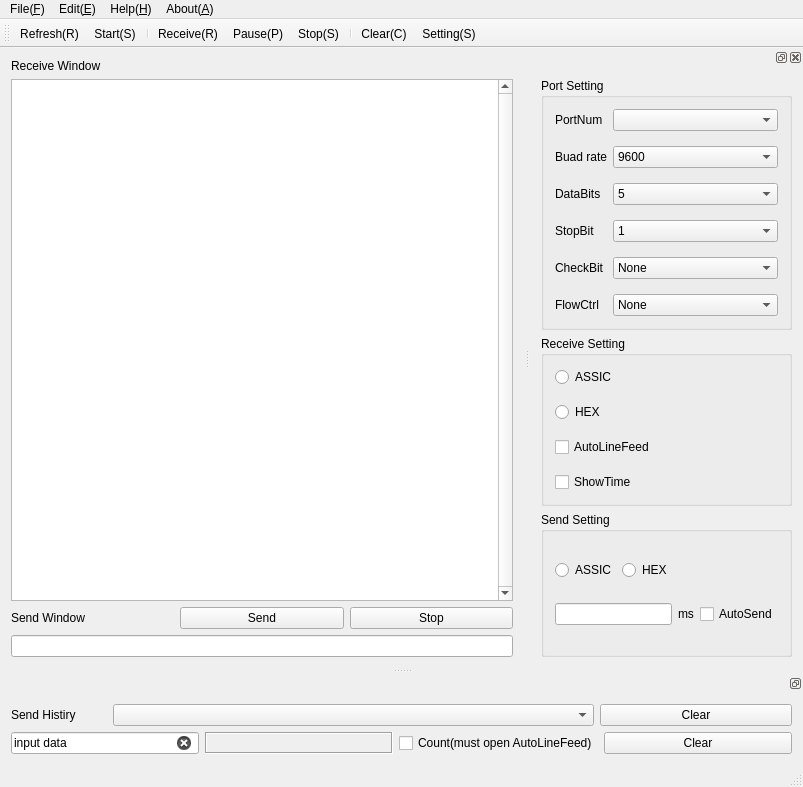
<?xml version="1.0" encoding="UTF-8"?>
<ui version="4.0">
 <class>MainWindow</class>
 <widget class="QMainWindow" name="MainWindow">
  <property name="geometry">
   <rect>
    <x>0</x>
    <y>0</y>
    <width>803</width>
    <height>787</height>
   </rect>
  </property>
  <property name="sizePolicy">
   <sizepolicy hsizetype="Expanding" vsizetype="Expanding">
    <horstretch>0</horstretch>
    <verstretch>0</verstretch>
   </sizepolicy>
  </property>
  <property name="windowTitle">
   <string>MainWindow</string>
  </property>
  <widget class="QWidget" name="centralWidget">
   <layout class="QVBoxLayout" name="verticalLayout">
    <item>
     <widget class="QLabel" name="label_2">
      <property name="text">
       <string>Receive Window</string>
      </property>
     </widget>
    </item>
    <item>
     <widget class="QPlainTextEdit" name="ReceiveWin">
      <property name="minimumSize">
       <size>
        <width>100</width>
        <height>400</height>
       </size>
      </property>
      <property name="autoFillBackground">
       <bool>false</bool>
      </property>
      <property name="frameShadow">
       <enum>QFrame::Plain</enum>
      </property>
      <property name="verticalScrollBarPolicy">
       <enum>Qt::ScrollBarAlwaysOn</enum>
      </property>
      <property name="horizontalScrollBarPolicy">
       <enum>Qt::ScrollBarAsNeeded</enum>
      </property>
     </widget>
    </item>
    <item>
     <layout class="QHBoxLayout" name="horizontalLayout" stretch="1,1,1">
      <item>
       <widget class="QLabel" name="label">
        <property name="text">
         <string>Send Window</string>
        </property>
       </widget>
      </item>
      <item>
       <widget class="QPushButton" name="Send_S_Button">
        <property name="text">
         <string>Send</string>
        </property>
       </widget>
      </item>
      <item>
       <widget class="QPushButton" name="Stop_S_Button">
        <property name="text">
         <string>Stop</string>
        </property>
       </widget>
      </item>
     </layout>
    </item>
    <item>
     <widget class="QLineEdit" name="SendWindow"/>
    </item>
   </layout>
  </widget>
  <widget class="QMenuBar" name="menuBar">
   <property name="geometry">
    <rect>
     <x>0</x>
     <y>0</y>
     <width>803</width>
     <height>22</height>
    </rect>
   </property>
   <widget class="QMenu" name="menu_N">
    <property name="title">
     <string>File(&amp;F)</string>
    </property>
    <addaction name="action_Open_file"/>
    <addaction name="action_Save_file"/>
    <addaction name="separator"/>
    <addaction name="actionclose"/>
   </widget>
   <widget class="QMenu" name="menuEdit_E">
    <property name="title">
     <string>Edit(&amp;E)</string>
    </property>
    <addaction name="actionStart"/>
    <addaction name="actionReceive_R"/>
    <addaction name="actionPause_P"/>
    <addaction name="actionStop_S"/>
    <addaction name="separator"/>
    <addaction name="actionClear_C"/>
    <addaction name="separator"/>
    <addaction name="actionFind_F"/>
    <addaction name="separator"/>
    <addaction name="actionSetting_S"/>
    <addaction name="actionOpen_Dock"/>
    <addaction name="actionClose_Dock"/>
    <addaction name="separator"/>
    <addaction name="actionRefresh_R"/>
   </widget>
   <widget class="QMenu" name="menuSetting_S">
    <property name="title">
     <string>Help(&amp;H)</string>
    </property>
    <addaction name="actionDefault_Setting"/>
   </widget>
   <widget class="QMenu" name="menuAbout_A">
    <property name="title">
     <string>About(&amp;A)</string>
    </property>
    <addaction name="actionTouch_us"/>
   </widget>
   <addaction name="menu_N"/>
   <addaction name="menuEdit_E"/>
   <addaction name="menuSetting_S"/>
   <addaction name="menuAbout_A"/>
  </widget>
  <widget class="QToolBar" name="mainToolBar">
   <attribute name="toolBarArea">
    <enum>TopToolBarArea</enum>
   </attribute>
   <attribute name="toolBarBreak">
    <bool>false</bool>
   </attribute>
   <addaction name="actionRefresh_R"/>
   <addaction name="actionStart"/>
   <addaction name="separator"/>
   <addaction name="actionReceive_R"/>
   <addaction name="actionPause_P"/>
   <addaction name="actionStop_S"/>
   <addaction name="separator"/>
   <addaction name="actionClear_C"/>
   <addaction name="actionSetting_S"/>
  </widget>
  <widget class="QStatusBar" name="statusBar"/>
  <widget class="QDockWidget" name="dockWidget">
   <property name="sizePolicy">
    <sizepolicy hsizetype="Expanding" vsizetype="Expanding">
     <horstretch>0</horstretch>
     <verstretch>0</verstretch>
    </sizepolicy>
   </property>
   <property name="minimumSize">
    <size>
     <width>250</width>
     <height>612</height>
    </size>
   </property>
   <property name="floating">
    <bool>false</bool>
   </property>
   <property name="features">
    <set>QDockWidget::AllDockWidgetFeatures</set>
   </property>
   <attribute name="dockWidgetArea">
    <number>2</number>
   </attribute>
   <widget class="QWidget" name="dockWidgetContents_3">
    <layout class="QVBoxLayout" name="verticalLayout_7">
     <item>
      <widget class="QGroupBox" name="groupBox_6">
       <property name="title">
        <string>Port Setting</string>
       </property>
       <layout class="QFormLayout" name="formLayout_3">
        <property name="verticalSpacing">
         <number>15</number>
        </property>
        <item row="0" column="0">
         <widget class="QLabel" name="label_13">
          <property name="text">
           <string>PortNum</string>
          </property>
         </widget>
        </item>
        <item row="0" column="1">
         <widget class="QComboBox" name="PortNumBox"/>
        </item>
        <item row="1" column="0">
         <widget class="QLabel" name="label_14">
          <property name="text">
           <string>Buad rate</string>
          </property>
         </widget>
        </item>
        <item row="1" column="1">
         <widget class="QComboBox" name="BuatrateBox">
          <item>
           <property name="text">
            <string>9600</string>
           </property>
          </item>
          <item>
           <property name="text">
            <string>19200</string>
           </property>
          </item>
          <item>
           <property name="text">
            <string>38400</string>
           </property>
          </item>
          <item>
           <property name="text">
            <string>57600</string>
           </property>
          </item>
          <item>
           <property name="text">
            <string>115200</string>
           </property>
          </item>
         </widget>
        </item>
        <item row="2" column="0">
         <widget class="QLabel" name="label_15">
          <property name="text">
           <string>DataBits</string>
          </property>
         </widget>
        </item>
        <item row="2" column="1">
         <widget class="QComboBox" name="DataBitBox">
          <item>
           <property name="text">
            <string>5</string>
           </property>
          </item>
          <item>
           <property name="text">
            <string>6</string>
           </property>
          </item>
          <item>
           <property name="text">
            <string>7</string>
           </property>
          </item>
          <item>
           <property name="text">
            <string>8</string>
           </property>
          </item>
         </widget>
        </item>
        <item row="3" column="0">
         <widget class="QLabel" name="label_16">
          <property name="text">
           <string>StopBit</string>
          </property>
         </widget>
        </item>
        <item row="3" column="1">
         <widget class="QComboBox" name="StopBitBox">
          <item>
           <property name="text">
            <string>1</string>
           </property>
          </item>
          <item>
           <property name="text">
            <string>1.5</string>
           </property>
          </item>
          <item>
           <property name="text">
            <string>2</string>
           </property>
          </item>
         </widget>
        </item>
        <item row="4" column="0">
         <widget class="QLabel" name="label_17">
          <property name="text">
           <string>CheckBit</string>
          </property>
         </widget>
        </item>
        <item row="4" column="1">
         <widget class="QComboBox" name="CheckBitBox">
          <item>
           <property name="text">
            <string>None</string>
           </property>
          </item>
          <item>
           <property name="text">
            <string>Even</string>
           </property>
          </item>
          <item>
           <property name="text">
            <string>Odd</string>
           </property>
          </item>
          <item>
           <property name="text">
            <string>Space</string>
           </property>
          </item>
         </widget>
        </item>
        <item row="5" column="0">
         <widget class="QLabel" name="label_18">
          <property name="text">
           <string>FlowCtrl</string>
          </property>
         </widget>
        </item>
        <item row="5" column="1">
         <widget class="QComboBox" name="FlowCtrl">
          <item>
           <property name="text">
            <string>None</string>
           </property>
          </item>
          <item>
           <property name="text">
            <string>RTS/CTS</string>
           </property>
          </item>
          <item>
           <property name="text">
            <string>XON/XOFF</string>
           </property>
          </item>
         </widget>
        </item>
       </layout>
      </widget>
     </item>
     <item>
      <widget class="QGroupBox" name="groupBox_5">
       <property name="title">
        <string>Receive Setting</string>
       </property>
       <layout class="QVBoxLayout" name="verticalLayout_6">
        <property name="spacing">
         <number>15</number>
        </property>
        <item>
         <widget class="QRadioButton" name="R_ASSIC">
          <property name="text">
           <string>ASSIC</string>
          </property>
         </widget>
        </item>
        <item>
         <widget class="QRadioButton" name="R_HEX">
          <property name="text">
           <string>HEX</string>
          </property>
         </widget>
        </item>
        <item>
         <widget class="QCheckBox" name="AutoLineFeed">
          <property name="text">
           <string>AutoLineFeed</string>
          </property>
         </widget>
        </item>
        <item>
         <widget class="QCheckBox" name="ShowTimeCheck">
          <property name="text">
           <string>ShowTime</string>
          </property>
         </widget>
        </item>
       </layout>
      </widget>
     </item>
     <item>
      <widget class="QGroupBox" name="groupBox_4">
       <property name="title">
        <string>Send Setting</string>
       </property>
       <layout class="QGridLayout" name="gridLayout">
        <item row="2" column="3">
         <widget class="QCheckBox" name="TimeCheck">
          <property name="text">
           <string>AutoSend</string>
          </property>
         </widget>
        </item>
        <item row="2" column="0" colspan="2">
         <widget class="QLineEdit" name="TimeEdit"/>
        </item>
        <item row="0" column="0">
         <widget class="QRadioButton" name="S_ASSIC">
          <property name="text">
           <string>ASSIC</string>
          </property>
         </widget>
        </item>
        <item row="2" column="2">
         <widget class="QLabel" name="label_3">
          <property name="text">
           <string>ms</string>
          </property>
         </widget>
        </item>
        <item row="0" column="1">
         <widget class="QRadioButton" name="S_HEX">
          <property name="text">
           <string>HEX</string>
          </property>
         </widget>
        </item>
       </layout>
      </widget>
     </item>
    </layout>
   </widget>
  </widget>
  <widget class="QDockWidget" name="dockWidget_5">
   <property name="features">
    <set>QDockWidget::DockWidgetFloatable|QDockWidget::DockWidgetMovable</set>
   </property>
   <property name="allowedAreas">
    <set>Qt::BottomDockWidgetArea|Qt::TopDockWidgetArea</set>
   </property>
   <attribute name="dockWidgetArea">
    <number>8</number>
   </attribute>
   <widget class="QWidget" name="dockWidgetContents_7">
    <layout class="QVBoxLayout" name="verticalLayout_5">
     <item>
      <layout class="QHBoxLayout" name="horizontalLayout_2" stretch="1,5,2">
       <item>
        <widget class="QLabel" name="label_4">
         <property name="text">
          <string>Send Histiry</string>
         </property>
        </widget>
       </item>
       <item>
        <widget class="QComboBox" name="HistoryWin"/>
       </item>
       <item>
        <widget class="QPushButton" name="ClearHistory">
         <property name="text">
          <string>Clear</string>
         </property>
        </widget>
       </item>
      </layout>
     </item>
     <item>
      <layout class="QHBoxLayout" name="horizontalLayout_3" stretch="1,1,1,1">
       <item>
        <widget class="QLineEdit" name="CountEdit">
         <property name="text">
          <string>input data</string>
         </property>
         <property name="frame">
          <bool>true</bool>
         </property>
         <property name="echoMode">
          <enum>QLineEdit::Normal</enum>
         </property>
         <property name="dragEnabled">
          <bool>false</bool>
         </property>
         <property name="cursorMoveStyle">
          <enum>Qt::LogicalMoveStyle</enum>
         </property>
         <property name="clearButtonEnabled">
          <bool>true</bool>
         </property>
        </widget>
       </item>
       <item>
        <widget class="QLabel" name="ShowDataNumLabel">
         <property name="frameShape">
          <enum>QFrame::Box</enum>
         </property>
         <property name="frameShadow">
          <enum>QFrame::Sunken</enum>
         </property>
         <property name="text">
          <string/>
         </property>
        </widget>
       </item>
       <item>
        <widget class="QCheckBox" name="CountCheck">
         <property name="text">
          <string>Count(must open AutoLineFeed)</string>
         </property>
        </widget>
       </item>
       <item>
        <widget class="QPushButton" name="ClearCountButton">
         <property name="text">
          <string>Clear</string>
         </property>
        </widget>
       </item>
      </layout>
     </item>
    </layout>
   </widget>
  </widget>
  <action name="action_Open_file">
   <property name="icon">
    <iconset resource="image.qrc">
     <normaloff>:/image/images/new_file.png</normaloff>:/image/images/new_file.png</iconset>
   </property>
   <property name="text">
    <string>Open file</string>
   </property>
  </action>
  <action name="action_Save_file">
   <property name="text">
    <string>Save file</string>
   </property>
  </action>
  <action name="actionclose">
   <property name="icon">
    <iconset resource="image.qrc">
     <normaloff>:/image/images/close.png</normaloff>:/image/images/close.png</iconset>
   </property>
   <property name="text">
    <string>close</string>
   </property>
  </action>
  <action name="actionStart">
   <property name="icon">
    <iconset resource="image.qrc">
     <normaloff>:/image/images/start.png</normaloff>:/image/images/start.png</iconset>
   </property>
   <property name="text">
    <string>Start(&amp;S)</string>
   </property>
  </action>
  <action name="actionPause_P">
   <property name="icon">
    <iconset resource="image.qrc">
     <normaloff>:/image/images/pause.png</normaloff>:/image/images/pause.png</iconset>
   </property>
   <property name="text">
    <string>Pause(&amp;P)</string>
   </property>
  </action>
  <action name="actionStop_S">
   <property name="icon">
    <iconset resource="image.qrc">
     <normaloff>:/image/images/stop.png</normaloff>:/image/images/stop.png</iconset>
   </property>
   <property name="text">
    <string>Stop(&amp;S)</string>
   </property>
  </action>
  <action name="actionClear_C">
   <property name="icon">
    <iconset resource="image.qrc">
     <normaloff>:/image/images/clean.png</normaloff>:/image/images/clean.png</iconset>
   </property>
   <property name="text">
    <string>Clear(&amp;C)</string>
   </property>
  </action>
  <action name="actionFind_F_2">
   <property name="text">
    <string>Find(&amp;F)</string>
   </property>
  </action>
  <action name="actionFind_F">
   <property name="icon">
    <iconset resource="image.qrc">
     <normaloff>:/image/images/find.png</normaloff>:/image/images/find.png</iconset>
   </property>
   <property name="text">
    <string>Find(&amp;F)</string>
   </property>
  </action>
  <action name="actionSetting_S">
   <property name="icon">
    <iconset resource="image.qrc">
     <normaloff>:/image/images/set.png</normaloff>:/image/images/set.png</iconset>
   </property>
   <property name="text">
    <string>Setting(S)</string>
   </property>
  </action>
  <action name="actionTouch_us">
   <property name="text">
    <string>Contact us</string>
   </property>
  </action>
  <action name="actionDeclare">
   <property name="text">
    <string>Declare</string>
   </property>
  </action>
  <action name="actionDefault_Setting">
   <property name="text">
    <string>Default Setting</string>
   </property>
  </action>
  <action name="actionOpen_Dock">
   <property name="text">
    <string>Open Dock</string>
   </property>
  </action>
  <action name="actionClose_Dock">
   <property name="text">
    <string>Close Dock</string>
   </property>
  </action>
  <action name="actionRefresh_R">
   <property name="icon">
    <iconset resource="image.qrc">
     <normaloff>:/image/images/shuxin.png</normaloff>:/image/images/shuxin.png</iconset>
   </property>
   <property name="text">
    <string>Refresh(&amp;R)</string>
   </property>
  </action>
  <action name="actionReceive_R">
   <property name="icon">
    <iconset resource="image.qrc">
     <normaloff>:/image/images/receive.png</normaloff>:/image/images/receive.png</iconset>
   </property>
   <property name="text">
    <string>Receive(&amp;R)</string>
   </property>
  </action>
 </widget>
 <layoutdefault spacing="6" margin="11"/>
 <resources>
  <include location="image.qrc"/>
 </resources>
 <connections/>
</ui>
